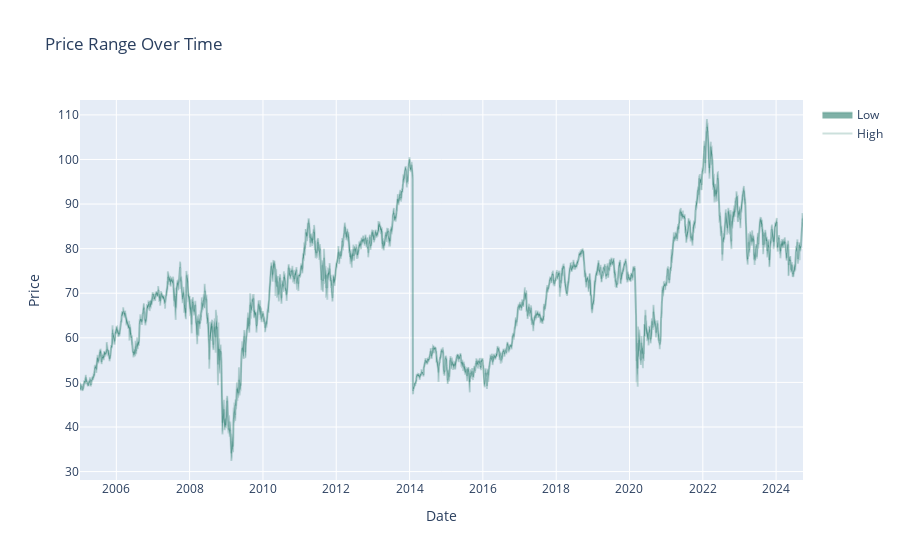

Here is the notebook cell this chart was saved with:
### Code cell
# 3. Area Plot for Price Range
fig = go.Figure()
fig.add_trace(go.Scatter(x=df['Date'], y=df['High'], fill=None, mode='lines', line_color='rgba(0,100,80,0.2)', name='High'))
fig.add_trace(go.Scatter(x=df['Date'], y=df['Low'], fill='tonexty', mode='lines', line_color='rgba(0,100,80,0.2)', name='Low'))
fig.update_layout(title='Price Range Over Time', xaxis_title='Date', yaxis_title='Price')

### Figure 1 — Plotly figure (JSON) as saved in the notebook; plotly's stock layout.template omitted (floating-point values rounded to 4 significant figures; data arrays with more than 128 entries replaced by an {"elided": "..."} marker saying what was removed)
{"data": [{"line": {"color": "rgba(0,100,80,0.2)"}, "mode": "lines", "name": "High", "type": "scatter", "x": {"elided": "4954 str values"}, "y": {"elided": "4954 float values"}}, {"fill": "tonexty", "line": {"color": "rgba(0,100,80,0.2)"}, "mode": "lines", "name": "Low", "type": "scatter", "x": {"elided": "4954 str values"}, "y": {"elided": "4954 float values"}}], "layout": {"title": {"text": "Price Range Over Time"}, "xaxis": {"title": {"text": "Date"}}, "yaxis": {"title": {"text": "Price"}}}}
